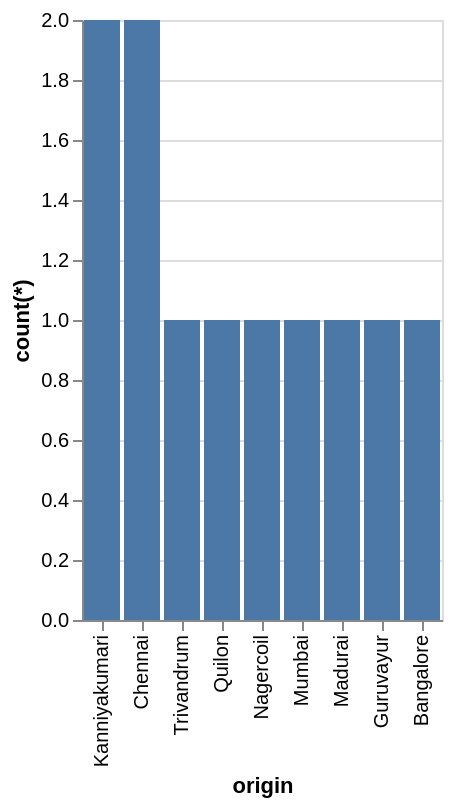

Write the Vega-Lite specification saved for this chart.
### Vega-Lite specification from a JSON file in a GitHub repository (floating-point values rounded to 4 significant figures)
{"data": {"values": [{"x_data": "Kanniyakumari", "y_data": 2}, {"x_data": "Chennai", "y_data": 2}, {"x_data": "Trivandrum", "y_data": 1}, {"x_data": "Quilon", "y_data": 1}, {"x_data": "Nagercoil", "y_data": 1}, {"x_data": "Mumbai", "y_data": 1}, {"x_data": "Madurai", "y_data": 1}, {"x_data": "Guruvayur", "y_data": 1}, {"x_data": "Bangalore", "y_data": 1}]}, "mark": "bar", "encoding": {"x": {"field": "x_data", "type": "nominal", "title": "origin", "sort": {"op": "sum", "field": "y_data", "order": "descending"}}, "y": {"field": "y_data", "type": "quantitative", "title": "count(*)"}}}
